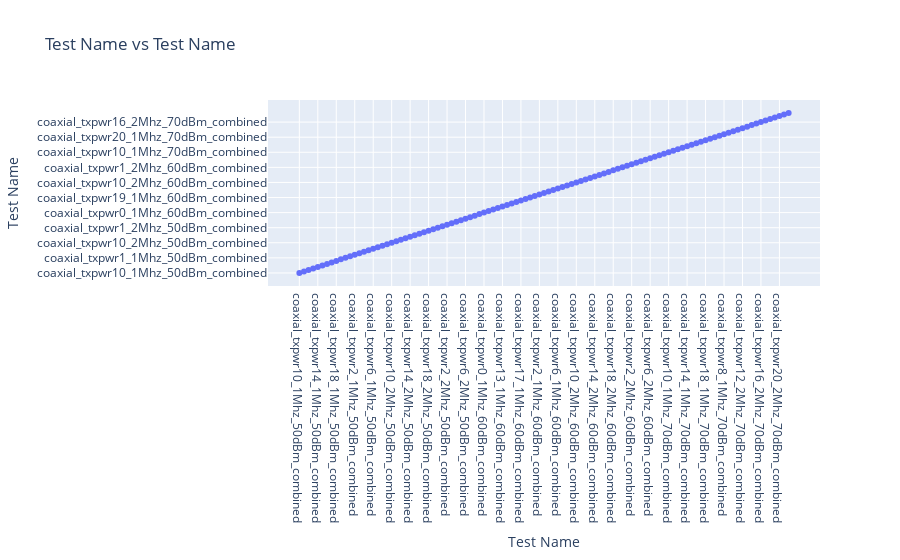

This figure's notebook cell:
### Code cell
scenarios = []
def extract_scenarios_from_text_files(directory):
    for root, dirs, files in os.walk(directory):
        for dir in dirs:
            source_dir = os.path.join(root, dir)
            for file in os.listdir(source_dir):
                print(file)
                if file.endswith('.txt'):
                    file_path = os.path.join(source_dir, file)
                    try:
                        scenario = Scenario(file_path)
                        scenarios.append(scenario)
                    except Exception as e:
                        print(f"An error occurred while processing {file_path}: {e}")
                        continue
    return scenarios

def scenarios_to_dataframe(scenarios):
    data_dicts = [scenario.to_dict() for scenario in scenarios]
    return pd.DataFrame(data_dicts)

def plot_interactive(df):
    def update_plot(x, y):
        fig = px.scatter(df, x=x, y=y, title=f'{x} vs {y}', labels={x: x, y: y})
        fig.show()

    columns = df.columns
    interact(update_plot, x=columns, y=columns)

# Example usage
logs_directory = r'data\coaxial'
scenarios = extract_scenarios_from_text_files(logs_directory)
data_frame = scenarios_to_dataframe(scenarios)
print(data_frame)

if not data_frame.empty:
    plot_interactive(data_frame)
else:
    print("No data available for plotting.")

### Figure 1 — Plotly figure (JSON) as saved in the notebook; plotly's stock layout.template omitted (floating-point values rounded to 4 significant figures)
{"data": [{"hovertemplate": "Test Name=%{y}<extra></extra>", "legendgroup": "", "marker": {"color": "#636efa", "symbol": "circle"}, "mode": "markers", "name": "", "orientation": "v", "showlegend": false, "type": "scatter", "x": ["coaxial_txpwr10_1Mhz_50dBm_combined", "coaxial_txpwr11_1Mhz_50dBm_combined", "coaxial_txpwr12_1Mhz_50dBm_combined", "coaxial_txpwr13_1Mhz_50dBm_combined", "coaxial_txpwr14_1Mhz_50dBm_combined", "coaxial_txpwr15_1Mhz_50dBm_combined", "coaxial_txpwr16_1Mhz_50dBm_combined", "coaxial_txpwr17_1Mhz_50dBm_combined", "coaxial_txpwr18_1Mhz_50dBm_combined", "coaxial_txpwr19_1Mhz_50dBm_combined", "coaxial_txpwr1_1Mhz_50dBm_combined", "coaxial_txpwr20_1Mhz_50dBm_combined", "coaxial_txpwr2_1Mhz_50dBm_combined", "coaxial_txpwr3_1Mhz_50dBm_combined", "coaxial_txpwr4_1Mhz_50dBm_combined", "coaxial_txpwr5_1Mhz_50dBm_combined", "coaxial_txpwr6_1Mhz_50dBm_combined", "coaxial_txpwr7_1Mhz_50dBm_combined", "coaxial_txpwr8_1Mhz_50dBm_combined", "coaxial_txpwr9_1Mhz_50dBm_combined", "coaxial_txpwr10_2Mhz_50dBm_combined", "coaxial_txpwr11_2Mhz_50dBm_combined", "coaxial_txpwr12_2Mhz_50dBm_combined", "coaxial_txpwr13_2Mhz_50dBm_combined", "coaxial_txpwr14_2Mhz_50dBm_combined", "coaxial_txpwr15_2Mhz_50dBm_combined", "coaxial_txpwr16_2Mhz_50dBm_combined", "coaxial_txpwr17_2Mhz_50dBm_combined", "coaxial_txpwr18_2Mhz_50dBm_combined", "coaxial_txpwr19_2Mhz_50dBm_combined", "coaxial_txpwr1_2Mhz_50dBm_combined", "coaxial_txpwr20_2Mhz_50dBm_combined", "coaxial_txpwr2_2Mhz_50dBm_combined", "coaxial_txpwr3_2Mhz_50dBm_combined", "coaxial_txpwr4_2Mhz_50dBm_combined", "coaxial_txpwr5_2Mhz_50dBm_combined", "coaxial_txpwr6_2Mhz_50dBm_combined", "coaxial_txpwr7_2Mhz_50dBm_combined", "coaxial_txpwr8_2Mhz_50dBm_combined", "coaxial_txpwr9_2Mhz_50dBm_combined", "coaxial_txpwr0_1Mhz_60dBm_combined", "coaxial_txpwr10_1Mhz_60dBm_combined", "coaxial_txpwr11_1Mhz_60dBm_combined", "coaxial_txpwr12_1Mhz_60dBm_combined", "coaxial_txpwr13_1Mhz_60dBm_combined", "coaxial_txpwr14_1Mhz_60dBm_combined", "coaxial_txpwr15_1Mhz_60dBm_combined", "coaxial_txpwr16_1Mhz_60dBm_combined", "coaxial_txpwr17_1Mhz_60dBm_combined", "coaxial_txpwr18_1Mhz_60dBm_combined", "coaxial_txpwr19_1Mhz_60dBm_combined", "coaxial_txpwr1_1Mhz_60dBm_combined", "coaxial_txpwr2_1Mhz_60dBm_combined", "coaxial_txpwr3_1Mhz_60dBm_combined", "coaxial_txpwr4_1Mhz_60dBm_combined", "coaxial_txpwr5_1Mhz_60dBm_combined", "coaxial_txpwr6_1Mhz_60dBm_combined", "coaxial_txpwr7_1Mhz_60dBm_combined", "coaxial_txpwr8_1Mhz_60dBm_combined", "coaxial_txpwr9_1Mhz_60dBm_combined", "coaxial_txpwr10_2Mhz_60dBm_combined", "coaxial_txpwr11_2Mhz_60dBm_combined", "coaxial_txpwr12_2Mhz_60dBm_combined", "coaxial_txpwr13_2Mhz_60dBm_combined", "coaxial_txpwr14_2Mhz_60dBm_combined", "coaxial_txpwr15_2Mhz_60dBm_combined", "coaxial_txpwr16_2Mhz_60dBm_combined", "coaxial_txpwr17_2Mhz_60dBm_combined", "coaxial_txpwr18_2Mhz_60dBm_combined", "coaxial_txpwr19_2Mhz_60dBm_combined", "coaxial_txpwr1_2Mhz_60dBm_combined", "coaxial_txpwr20_2Mhz_60dBm_combined", "coaxial_txpwr2_2Mhz_60dBm_combined", "coaxial_txpwr3_2Mhz_60dBm_combined", "coaxial_txpwr4_2Mhz_60dBm_combined", "coaxial_txpwr5_2Mhz_60dBm_combined", "coaxial_txpwr6_2Mhz_60dBm_combined", "coaxial_txpwr7_2Mhz_60dBm_combined", "coaxial_txpwr8_2Mhz_60dBm_combined", "coaxial_txpwr9_2Mhz_60dBm_combined", "coaxial_txpwr10_1Mhz_70dBm_combined", "coaxial_txpwr11_1Mhz_70dBm_combined", "coaxial_txpwr12_1Mhz_70dBm_combined", "coaxial_txpwr13_1Mhz_70dBm_combined", "coaxial_txpwr14_1Mhz_70dBm_combined", "coaxial_txpwr15_1Mhz_70dBm_combined", "coaxial_txpwr16_1Mhz_70dBm_combined", "coaxial_txpwr17_1Mhz_70dBm_combined", "coaxial_txpwr18_1Mhz_70dBm_combined", "coaxial_txpwr19_1Mhz_70dBm_combined", "coaxial_txpwr20_1Mhz_70dBm_combined", "coaxial_txpwr7_1Mhz_70dBm_combined", "coaxial_txpwr8_1Mhz_70dBm_combined", "coaxial_txpwr9_1Mhz_70dBm_combined", "coaxial_txpwr10_2Mhz_70dBm_combined", "coaxial_txpwr11_2Mhz_70dBm_combined", "coaxial_txpwr12_2Mhz_70dBm_combined", "coaxial_txpwr13_2Mhz_70dBm_combined", "coaxial_txpwr14_2Mhz_70dBm_combined", "coaxial_txpwr15_2Mhz_70dBm_combined", "coaxial_txpwr16_2Mhz_70dBm_combined", "coaxial_txpwr17_2Mhz_70dBm_combined", "coaxial_txpwr18_2Mhz_70dBm_combined", "coaxial_txpwr19_2Mhz_70dBm_combined", "coaxial_txpwr20_2Mhz_70dBm_combined", "coaxial_txpwr8_2Mhz_70dBm_combined", "coaxial_txpwr9_2Mhz_70dBm_combined"], "xaxis": "x", "y": ["coaxial_txpwr10_1Mhz_50dBm_combined", "coaxial_txpwr11_1Mhz_50dBm_combined", "coaxial_txpwr12_1Mhz_50dBm_combined", "coaxial_txpwr13_1Mhz_50dBm_combined", "coaxial_txpwr14_1Mhz_50dBm_combined", "coaxial_txpwr15_1Mhz_50dBm_combined", "coaxial_txpwr16_1Mhz_50dBm_combined", "coaxial_txpwr17_1Mhz_50dBm_combined", "coaxial_txpwr18_1Mhz_50dBm_combined", "coaxial_txpwr19_1Mhz_50dBm_combined", "coaxial_txpwr1_1Mhz_50dBm_combined", "coaxial_txpwr20_1Mhz_50dBm_combined", "coaxial_txpwr2_1Mhz_50dBm_combined", "coaxial_txpwr3_1Mhz_50dBm_combined", "coaxial_txpwr4_1Mhz_50dBm_combined", "coaxial_txpwr5_1Mhz_50dBm_combined", "coaxial_txpwr6_1Mhz_50dBm_combined", "coaxial_txpwr7_1Mhz_50dBm_combined", "coaxial_txpwr8_1Mhz_50dBm_combined", "coaxial_txpwr9_1Mhz_50dBm_combined", "coaxial_txpwr10_2Mhz_50dBm_combined", "coaxial_txpwr11_2Mhz_50dBm_combined", "coaxial_txpwr12_2Mhz_50dBm_combined", "coaxial_txpwr13_2Mhz_50dBm_combined", "coaxial_txpwr14_2Mhz_50dBm_combined", "coaxial_txpwr15_2Mhz_50dBm_combined", "coaxial_txpwr16_2Mhz_50dBm_combined", "coaxial_txpwr17_2Mhz_50dBm_combined", "coaxial_txpwr18_2Mhz_50dBm_combined", "coaxial_txpwr19_2Mhz_50dBm_combined", "coaxial_txpwr1_2Mhz_50dBm_combined", "coaxial_txpwr20_2Mhz_50dBm_combined", "coaxial_txpwr2_2Mhz_50dBm_combined", "coaxial_txpwr3_2Mhz_50dBm_combined", "coaxial_txpwr4_2Mhz_50dBm_combined", "coaxial_txpwr5_2Mhz_50dBm_combined", "coaxial_txpwr6_2Mhz_50dBm_combined", "coaxial_txpwr7_2Mhz_50dBm_combined", "coaxial_txpwr8_2Mhz_50dBm_combined", "coaxial_txpwr9_2Mhz_50dBm_combined", "coaxial_txpwr0_1Mhz_60dBm_combined", "coaxial_txpwr10_1Mhz_60dBm_combined", "coaxial_txpwr11_1Mhz_60dBm_combined", "coaxial_txpwr12_1Mhz_60dBm_combined", "coaxial_txpwr13_1Mhz_60dBm_combined", "coaxial_txpwr14_1Mhz_60dBm_combined", "coaxial_txpwr15_1Mhz_60dBm_combined", "coaxial_txpwr16_1Mhz_60dBm_combined", "coaxial_txpwr17_1Mhz_60dBm_combined", "coaxial_txpwr18_1Mhz_60dBm_combined", "coaxial_txpwr19_1Mhz_60dBm_combined", "coaxial_txpwr1_1Mhz_60dBm_combined", "coaxial_txpwr2_1Mhz_60dBm_combined", "coaxial_txpwr3_1Mhz_60dBm_combined", "coaxial_txpwr4_1Mhz_60dBm_combined", "coaxial_txpwr5_1Mhz_60dBm_combined", "coaxial_txpwr6_1Mhz_60dBm_combined", "coaxial_txpwr7_1Mhz_60dBm_combined", "coaxial_txpwr8_1Mhz_60dBm_combined", "coaxial_txpwr9_1Mhz_60dBm_combined", "coaxial_txpwr10_2Mhz_60dBm_combined", "coaxial_txpwr11_2Mhz_60dBm_combined", "coaxial_txpwr12_2Mhz_60dBm_combined", "coaxial_txpwr13_2Mhz_60dBm_combined", "coaxial_txpwr14_2Mhz_60dBm_combined", "coaxial_txpwr15_2Mhz_60dBm_combined", "coaxial_txpwr16_2Mhz_60dBm_combined", "coaxial_txpwr17_2Mhz_60dBm_combined", "coaxial_txpwr18_2Mhz_60dBm_combined", "coaxial_txpwr19_2Mhz_60dBm_combined", "coaxial_txpwr1_2Mhz_60dBm_combined", "coaxial_txpwr20_2Mhz_60dBm_combined", "coaxial_txpwr2_2Mhz_60dBm_combined", "coaxial_txpwr3_2Mhz_60dBm_combined", "coaxial_txpwr4_2Mhz_60dBm_combined", "coaxial_txpwr5_2Mhz_60dBm_combined", "coaxial_txpwr6_2Mhz_60dBm_combined", "coaxial_txpwr7_2Mhz_60dBm_combined", "coaxial_txpwr8_2Mhz_60dBm_combined", "coaxial_txpwr9_2Mhz_60dBm_combined", "coaxial_txpwr10_1Mhz_70dBm_combined", "coaxial_txpwr11_1Mhz_70dBm_combined", "coaxial_txpwr12_1Mhz_70dBm_combined", "coaxial_txpwr13_1Mhz_70dBm_combined", "coaxial_txpwr14_1Mhz_70dBm_combined", "coaxial_txpwr15_1Mhz_70dBm_combined", "coaxial_txpwr16_1Mhz_70dBm_combined", "coaxial_txpwr17_1Mhz_70dBm_combined", "coaxial_txpwr18_1Mhz_70dBm_combined", "coaxial_txpwr19_1Mhz_70dBm_combined", "coaxial_txpwr20_1Mhz_70dBm_combined", "coaxial_txpwr7_1Mhz_70dBm_combined", "coaxial_txpwr8_1Mhz_70dBm_combined", "coaxial_txpwr9_1Mhz_70dBm_combined", "coaxial_txpwr10_2Mhz_70dBm_combined", "coaxial_txpwr11_2Mhz_70dBm_combined", "coaxial_txpwr12_2Mhz_70dBm_combined", "coaxial_txpwr13_2Mhz_70dBm_combined", "coaxial_txpwr14_2Mhz_70dBm_combined", "coaxial_txpwr15_2Mhz_70dBm_combined", "coaxial_txpwr16_2Mhz_70dBm_combined", "coaxial_txpwr17_2Mhz_70dBm_combined", "coaxial_txpwr18_2Mhz_70dBm_combined", "coaxial_txpwr19_2Mhz_70dBm_combined", "coaxial_txpwr20_2Mhz_70dBm_combined", "coaxial_txpwr8_2Mhz_70dBm_combined", "coaxial_txpwr9_2Mhz_70dBm_combined"], "yaxis": "y"}], "layout": {"legend": {"tracegroupgap": 0}, "title": {"text": "Test Name vs Test Name"}, "xaxis": {"anchor": "y", "domain": [0, 1], "title": {"text": "Test Name"}}, "yaxis": {"anchor": "x", "domain": [0, 1], "title": {"text": "Test Name"}}}}
